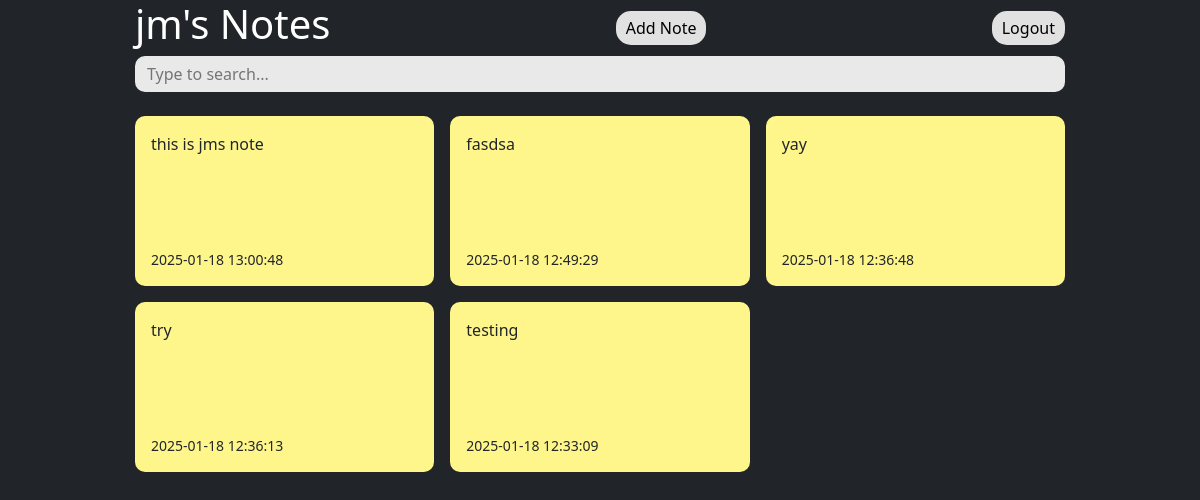
/index.php (signed in), run on the app's committed database.
### tables this page shows
CREATE TABLE `notes` (
  `notes_id` int(11) NOT NULL,
  `user_id` int(11) DEFAULT NULL,
  `content` text NOT NULL,
  `date` datetime NOT NULL DEFAULT current_timestamp()
);

### index.php (the view, shortened to what this page needs)
<?php
    include('assets/php/addNote.php');
?>
<!DOCTYPE html>
<html lang="en">
<head>
    <link rel="stylesheet" href="assets/css/style.css">
    <link rel="stylesheet" href="https://cdn.jsdelivr.net/npm/sweetalert2@11/dist/sweetalert2.min.css">
    <link rel="stylesheet" href="https://maxst.icons8.com/vue-static/landings/line-awesome/line-awesome/1.3.0/css/line-awesome.min.css">
    <link href="https://cdn.jsdelivr.net/npm/bootstrap@5.3.3/dist/css/bootstrap.min.css" rel="stylesheet">
</head>
<body class="bg-dark">
    <div class="containers">
        <div class="header">
            <h1><?php
            $username = $_SESSION['username'];
            echo $username . "'s Notes"; ?></h1>
            <a class="save" href="#" data-bs-toggle="modal" data-bs-target="#addNoteModal" style="text-decoration: none; color: black;">Add Note</a>
            <a class="save" href="assets/php/logout.php" style="text-decoration: none; color: black;">Logout</a>
        </div>
        <div class="search">
             <input type="text" placeholder="Type to search..." id="search-input">
        </div>
        <div class="notes-list">
            <?php
                $confirm_del = 'Are you sure you want to delete this note?';
                $sql = "SELECT * FROM `notes` WHERE user_id = ? ORDER BY date DESC";
                $stmt = $con->prepare($sql);
                $stmt->bind_param("i", $_SESSION['user_id']);
                $stmt->execute();
                $result = $stmt->get_result();
                while ($row = $result->fetch_assoc()) {
                    $id = $row['notes_id'];
                    $content = decrypt($row['content']);
                    $date = $row['date'];
                    echo '
                    <div class="note">
                        <span class="note-span">' . htmlspecialchars($content) . '</span>
                        <div class="note-footer">
                            <small>' . htmlspecialchars($date) . '</small>
                            <div class="delete-icon"><a href="assets/php/delete.php?deleteid='.$id.'" style="text-decoration: none; color: black;" onclick="return confirm(\''.$confirm_del.'\')"><i class="las la-trash-alt" style="font-size: 1.3em;"></i></a></div>
                        </div>
                    </div>';
                }
            ?>
        </div>
    </div>
    <?php
        function decrypt($data) {
            $key = hash('sha256', SECRET_KEY);
            $iv = substr(hash('sha256', SECRET_IV), 0, 16);
            $data = base64_decode($data);
            $decrypted = openssl_decrypt($data, ENCRYPTION_METHOD, $key, 0, $iv);
            return $decrypted;
        }
    ?>
</body>
</html>

### assets/css/style.css (style rules this page uses)
body { margin: 0; font-family: system-ui, -apple-system, BlinkMacSystemFont, 'Segoe UI', Roboto, Oxygen, Ubuntu, Cantarell, 'Open Sans', 'Helvetica Neue', sans-serif; -webkit-font-smoothing: antialiased; -moz-osx-font-smoothing: grayscale; }
.header { display: flex; align-items: center; justify-content: space-between; }
.bg-dark { background-color: rgb(31, 29, 29); }
.bg-dark h1 { color: white; }
.containers { max-width: 960px; margin-right: auto; margin-left: auto; padding-right: 15px; padding-left: 15px; min-height: 100vh; }
.notes-list { display: grid; gap: 1rem; grid-template-columns: repeat(auto-fit, minmax(250px, 1fr)); }
.save { background-color: #e1e1e1; border: none; border-radius: 15px; padding: 5px 10px 5px 10px; }
.note { background-color: #fef68a; border-radius: 10px; padding: 1rem; min-height: 170px; max-height: 240px; display: flex; flex-direction: column; justify-content: space-between; white-space: pre-wrap; overflow: hidden; }
.note span { overflow-y: auto; flex-grow: 1; margin-bottom: 1rem; word-wrap: break-word; }
.note-footer { display: flex; align-items: center; justify-content: space-between; }
.search { display: flex; align-items: center; background-color: rgb(233, 233, 233); border-radius: 10px; padding: 5px; margin-bottom: 1.5em; }
.search input { border: none; background-color: rgb(233, 233, 233); margin-left: 5px; }

### data on the page
notes: content "this is jms note", date "2025-01-18 13:00:48"
notes: content "fasdsa", date "2025-01-18 12:49:29"
notes: content "yay", date "2025-01-18 12:36:48"
notes: content "try", date "2025-01-18 12:36:13"
notes: content "testing", date "2025-01-18 12:33:09"
